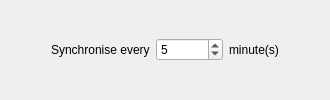
                <widget class="QWidget" name="periodically">
                 <attribute name="title">
                  <string>Synchronise periodically</string>
                 </attribute>
                 <layout class="QHBoxLayout">
                  <item>
                   <spacer>
                    <property name="orientation">
                     <enum>Qt::Horizontal</enum>
                    </property>
                    <property name="sizeHint" stdset="0">
                     <size>
                      <width>40</width>
                      <height>20</height>
                     </size>
                    </property>
                   </spacer>
                  </item>
                  <item>
                   <widget class="QLabel" name="label_19">
                    <property name="text">
                     <string>Synchronise every</string>
                    </property>
                   </widget>
                  </item>
                  <item>
                   <widget class="QSpinBox" name="sched_interval_spin">
                    <property name="minimum">
                     <number>1</number>
                    </property>
                    <property name="maximum">
                     <number>9999999</number>
                    </property>
                    <property name="value">
                     <number>5</number>
                    </property>
                   </widget>
                  </item>
                  <item>
                   <widget class="QLabel" name="label_14">
                    <property name="text">
                     <string>minute(s)</string>
                    </property>
                   </widget>
                  </item>
                  <item>
                   <spacer>
                    <property name="orientation">
                     <enum>Qt::Horizontal</enum>
                    </property>
                    <property name="sizeHint" stdset="0">
                     <size>
                      <width>40</width>
                      <height>20</height>
                     </size>
                    </property>
                   </spacer>
                  </item>
                 </layout>
                </widget>
